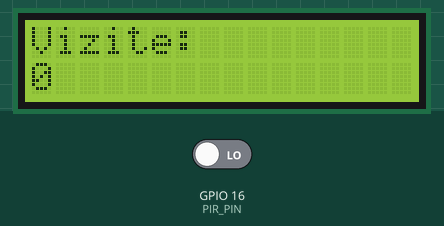
A program run on a simulated ESP32. Shown: 16×2 character LCD. The test bench sets the inputs (shaded band); at power-on: GPIO 16 (PIR_PIN) LOW. WiFi joins after 1.5 s; servers stay silent unless stated; the local clock reads 2024-03-15 10:24:30 at power-on unless the program sets it; EEPROM starts erased; no MQTT or app messages arrive unless stated; what the program prints to the serial monitor is not drawn.

Above: at 3.1 s.
3.2 s: GPIO 16 (PIR_PIN) driven HIGH
At 6.6 s:
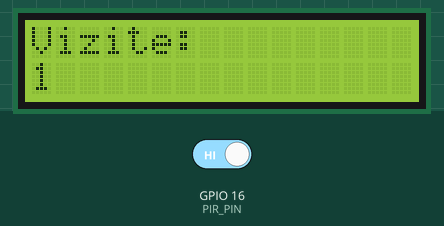
At 12.1 s:
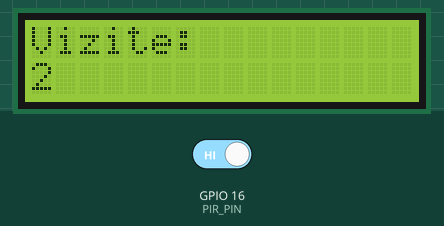
Timing chart, 0 to 12.2 s (numbered marks = the images above; inputs shaded):
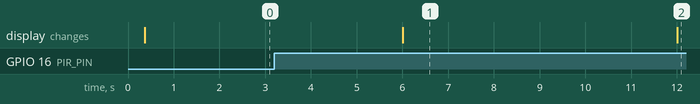

Measured:
- after the input at 3.2 s, the display: changes after 2.8 s (image 1)
- what the display in image 1 shows lasts 6.0 s, from 6.0 s to 12.0 s

The program:

main.cpp
```cpp
#include <Arduino.h>
#include <WiFi.h>
#include <PubSubClient.h>
#include <Preferences.h>
#include <LiquidCrystal.h>
#include <time.h>

/* ================= MODE ================= */

//#define USER_MODE
#define TEST_MODE

/* ================= CONFIG ================= */

#define WIFI_SSID      "DIGI-HT7A"
#define WIFI_PASSWORD  "sxFxK9gVk4"

#define MQTT_HOST      "test.mosquitto.org"
#define MQTT_PORT      1883
#define BASE_TOPIC     "devices/esp32"

#define PIR_PIN        16

/* --------- NTP --------- */
#define NTP_SERVER     "pool.ntp.org"
#define GMT_OFFSET_SEC 7200
#define DAYLIGHT_SEC   3600

/* --------- LCD --------- */
#define LCD_RS 23
#define LCD_E  18
#define LCD_D4 26
#define LCD_D5 17
#define LCD_D6 25
#define LCD_D7 5

LiquidCrystal lcd(LCD_RS, LCD_E, LCD_D4, LCD_D5, LCD_D6, LCD_D7);

/* ================= TIMING ================= */

#ifdef TEST_MODE
  #define REARM_DELAY_MS   6000     // 6 sec
#endif

#ifdef USER_MODE
  #define DOUBLE_TRIGGER_MS 30000    // max 30 sec intre 2 miscari
  #define LOCK_TIME_MS     300000    // 5 minute
#endif

/* ================= GLOBALS ================= */

WiFiClient   net;
PubSubClient mqtt(net);
Preferences  prefs;

unsigned long visitCounter = 0;

/* ---- PIR logic ---- */
unsigned long firstTriggerMs = 0;
unsigned long lastTriggerMs  = 0;
bool waitingSecondTrigger    = false;
bool lockActive              = false;
unsigned long lockUntilMs    = 0;

/* ---- time ---- */
time_t visitStartTime;

/* ---- heartbeat ---- */
unsigned long lastHeartbeat = 0;

/* ================= WIFI ================= */

void connectWiFi() {
  if (WiFi.status() == WL_CONNECTED) return;

  WiFi.mode(WIFI_STA);
  WiFi.begin(WIFI_SSID, WIFI_PASSWORD);

  while (WiFi.status() != WL_CONNECTED) {
    delay(500);
  }
}

/* ================= MQTT ================= */

void connectMQTT() {
  String clientId = "esp32-litter-" + String((uint32_t)ESP.getEfuseMac(), HEX);
  String willTopic = String(BASE_TOPIC) + "/status";

  while (!mqtt.connect(clientId.c_str(),
                       willTopic.c_str(),
                       0, true, "offline")) {
    delay(1000);
  }

  mqtt.publish(willTopic.c_str(), "online", true);
}

/* ================= TIME ================= */

String formatTime(time_t t) {
  struct tm ti;
  localtime_r(&t, &ti);
  char buf[25];
  strftime(buf, sizeof(buf), "%Y-%m-%d %H:%M:%S", &ti);
  return String(buf);
}

/* ================= LCD ================= */

void lcdShowCounter() {
  lcd.clear();
  lcd.setCursor(0, 0);
  lcd.print("Vizite:");
  lcd.setCursor(0, 1);
  lcd.print(visitCounter);
}

/* ================= MQTT PUBLISH ================= */

void publishVisit(unsigned long durationMs) {
  String topic = String(BASE_TOPIC) + "/visit";

  String payload = "{";
  payload += "\"start\":\"" + formatTime(visitStartTime) + "\",";
  payload += "\"duration_sec\":" + String(durationMs / 1000) + ",";
  payload += "\"total\":" + String(visitCounter);
  payload += "}";

  mqtt.publish(topic.c_str(), payload.c_str(), true);
}

/* ================= SETUP ================= */

void setup() {
  Serial.begin(115200);
  delay(300);

  pinMode(PIR_PIN, INPUT);

  prefs.begin("litter", false);

  /* ---- RESET COUNTER LA 0 ---- */
  visitCounter = 0;
  prefs.putULong("visits", visitCounter);

  lcd.begin(16, 2);
  lcdShowCounter();

  connectWiFi();
  mqtt.setServer(MQTT_HOST, MQTT_PORT);
  connectMQTT();

  configTime(GMT_OFFSET_SEC, DAYLIGHT_SEC, NTP_SERVER);

  Serial.println("Sistem pornit, counter resetat");
}

/* ================= LOOP ================= */

void loop() {
  connectWiFi();
  if (!mqtt.connected()) connectMQTT();
  mqtt.loop();

  unsigned long now = millis();
  int pirState = digitalRead(PIR_PIN);

  /* --------- LOCK USER MODE --------- */
#ifdef USER_MODE
  if (lockActive && now >= lockUntilMs) {
    lockActive = false;
    waitingSecondTrigger = false;
    Serial.println("LOCK dezactivat");
  }
#endif

  if (pirState == HIGH) {

#ifdef TEST_MODE
    static unsigned long lastVisitMs = 0;

    if (now - lastVisitMs >= REARM_DELAY_MS) {
      time(&visitStartTime);
      visitCounter++;
      lastVisitMs = now;

      lcdShowCounter();
      publishVisit(0);

      Serial.println("TEST MODE: vizita inregistrata");
    }
#endif


#ifdef USER_MODE
    if (lockActive) return;

    if (!waitingSecondTrigger) {
      waitingSecondTrigger = true;
      firstTriggerMs = now;
      time(&visitStartTime);
      Serial.println("USER MODE: prima miscare");
    } else {
      if (now - firstTriggerMs <= DOUBLE_TRIGGER_MS) {
        unsigned long duration = now - firstTriggerMs;
        visitCounter++;

        lcdShowCounter();
        publishVisit(duration);

        lockActive = true;
        lockUntilMs = now + LOCK_TIME_MS;
        waitingSecondTrigger = false;

        Serial.println("USER MODE: vizita valida, LOCK 5 min");
      } else {
        firstTriggerMs = now;
        time(&visitStartTime);
        Serial.println("USER MODE: restart fereastra");
      }
    }
#endif
  }

 /* ---------- HEARTBEAT ---------- */
  if (now - lastHeartbeat >= 5000) {
    lastHeartbeat = now;
    String topic = String(BASE_TOPIC) + "/heartbeat";
    String payload = String("{\"uptime_ms\":") + now + "}";
    mqtt.publish(topic.c_str(), payload.c_str());
  }

  delay(10);
}
```
